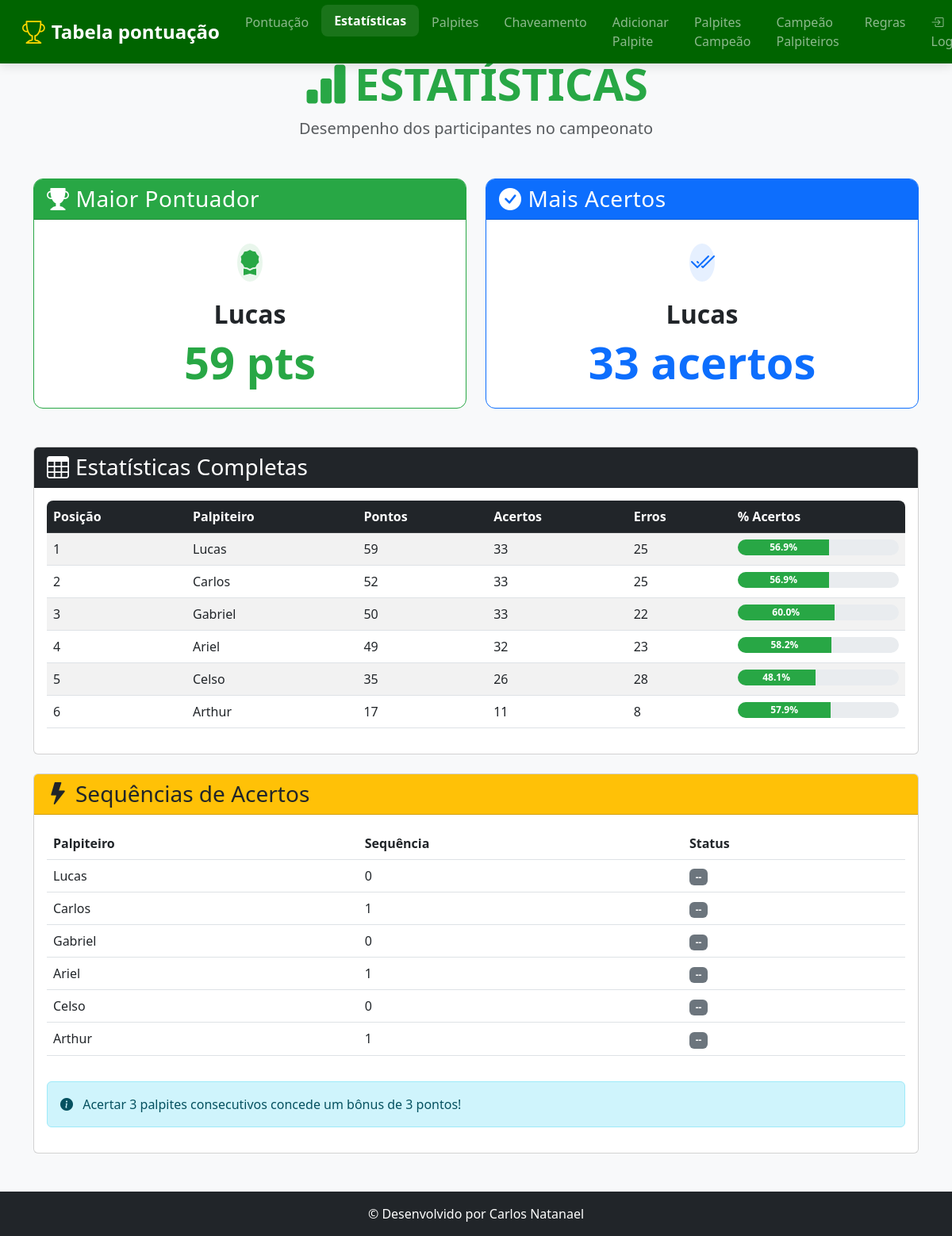
Page /estatisticas on the earlier database version.
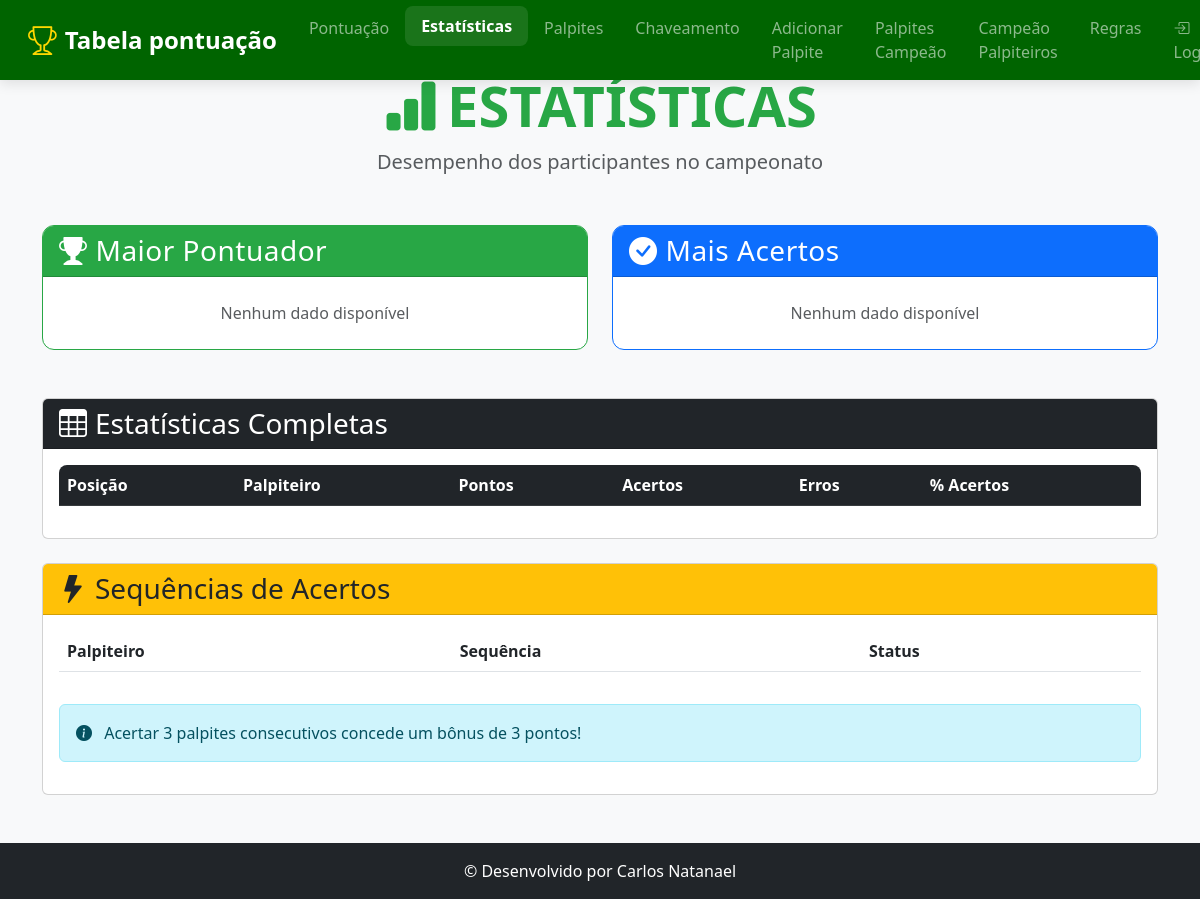
Same page on the later database version.
### tables this page shows
CREATE TABLE pontuacao (
            id INTEGER PRIMARY KEY AUTOINCREMENT, nome TEXT UNIQUE,
            pontos INTEGER DEFAULT 0, acertos INTEGER DEFAULT 0, erros INTEGER DEFAULT 0,
            pontos_bonus INTEGER DEFAULT 0
        );

### app.py (the view)
@app.route('/estatisticas')
def estatisticas():
    conn = get_db()
    estatisticas_completas = conn.execute('''
        SELECT nome, pontos, acertos, erros,
               CASE WHEN (acertos + erros) = 0 THEN 0.0 ELSE ROUND((acertos * 100.0 / (acertos + erros)), 1) END as percentual_acertos
        FROM pontuacao ORDER BY pontos DESC, acertos DESC
    ''').fetchall()
    maior_pontuador = estatisticas_completas[0] if estatisticas_completas else None
    quem_acertou_mais = sorted(estatisticas_completas, key=lambda x: x['acertos'], reverse=True)[0] if estatisticas_completas else None
    rodada_atual_row = conn.execute("SELECT MAX(rodada) as rodada FROM palpites WHERE status != 'Pendente'").fetchone()
    rodada_atual_bonus = rodada_atual_row['rodada'] if rodada_atual_row and rodada_atual_row['rodada'] else 0
    sequencias_info = defaultdict(int)
    if rodada_atual_bonus > 0:
        palpites_rodada_atual = conn.execute("""
            SELECT p.nome, p.status, j.data_hora FROM palpites p
            JOIN jogos j ON p.game_id = j.id
            WHERE p.status != 'Pendente' AND p.rodada = ?
            ORDER BY p.nome, j.data_hora
        """, (rodada_atual_bonus,)).fetchall()
        for jogador in estatisticas_completas:
            nome = jogador['nome']
            palpites_do_jogador_na_rodada = [p for p in palpites_rodada_atual if p['nome'] == nome]
            sequencia_atual = 0
            for palpite in palpites_do_jogador_na_rodada:
                if "Erro" not in palpite['status']:
                    sequencia_atual += 1
                else:
                    sequencia_atual = 0
            sequencias_info[nome] = sequencia_atual
    sequencias_para_template = []
    for jogador in estatisticas_completas:
        nome = jogador['nome']
        max_streak = sequencias_info[nome]
        sequencias_para_template.append({
            'nome': nome,
            'sequencia': max_streak,
            'bonus': '🔥 Bônus Disponível!' if max_streak >= 3 else '--'
        })
    print(f"\n[LOG - estatisticas]: Rodada atual para cálculo de bônus: {rodada_atual_bonus}")
    print(f"[LOG - estatisticas]: Estatísticas carregadas para {len(estatisticas_completas)} jogadores.\n")
    return render_template('estatisticas.html',
                           maior_pontuador=maior_pontuador,
                           quem_acertou_mais=quem_acertou_mais,
                           estatisticas_completas=estatisticas_completas,
                           sequencias=sequencias_para_template,
                           rodada_atual_bonus=rodada_atual_bonus)

### app.py (called while the page is built)
def get_db():
    if 'db' not in g:
        g.db = sqlite3.connect('palpites.db', timeout=10)
        g.db.row_factory = sqlite3.Row
    return g.db

### templates/estatisticas.html (shortened to what this page needs)
<!DOCTYPE html>
<html lang="pt">
<head>
    <link href="https://cdn.jsdelivr.net/npm/bootstrap@5.3.0/dist/css/bootstrap.min.css" rel="stylesheet">
    <link rel="stylesheet" href="https://cdn.jsdelivr.net/npm/bootstrap-icons@1.10.0/font/bootstrap-icons.css">
    <link rel="stylesheet" href="{{ url_for('static', filename='esta.css') }}">
</head>
<body>
    <header>
        <nav class="navbar navbar-expand-lg navbar-dark fixed-top" style="background-color: #006400 !important;">
            <div class="container-fluid">
                <a class="navbar-brand d-flex align-items-center" href="{{ url_for('index') }}">
                    <i class="bi bi-trophy me-2"></i>
                    <span>Tabela pontuação</span>
                </a>
                <div class="collapse navbar-collapse" id="navbarNav">
                    <ul class="navbar-nav mx-auto">
                        <li class="nav-item"><a class="nav-link" href="{{ url_for('index') }}">Pontuação</a></li>
                        <li class="nav-item"><a class="nav-link active" href="{{ url_for('estatisticas') }}">Estatísticas</a></li>
                        <li class="nav-item"><a class="nav-link" href="{{ url_for('exibir_palpites') }}">Palpites</a></li>
                        <li class="nav-item"><a class="nav-link" href="{{ url_for('chaveamento') }}">Chaveamento</a></li>
                        <li class="nav-item"><a class="nav-link" href="{{ url_for('adicionar_palpites') }}">Adicionar Palpite</a></li>
                        <li class="nav-item"><a class="nav-link" href="{{ url_for('ver_palpites_campeao') }}">Palpites Campeão</a></li>
                        <li class="nav-item"><a class="nav-link" href="{{ url_for('campeao_geral') }}">Campeão Palpiteiros</a></li>
                        <li class="nav-item"><a class="nav-link" href="{{ url_for('regra') }}">Regras</a></li>
                    </ul>
                    <ul class="navbar-nav">
                        {% if session.logged_in %}
                        <li class="nav-item dropdown">
                            <a class="nav-link dropdown-toggle" href="#" id="navbarDropdownAdmin" role="button" data-bs-toggle="dropdown" aria-expanded="false">
                                <i class="bi bi-gear-fill me-1"></i>Admin
                            </a>
                            <ul class="dropdown-menu dropdown-menu-end" aria-labelledby="navbarDropdownAdmin">
                                <li><a class="dropdown-item" href="{{ url_for('admin_dashboard') }}">Painel Admin</a></li>
                                <li><hr class="dropdown-divider"></li>
                                <li><a class="dropdown-item" href="{{ url_for('logout') }}">Sair</a></li>
                            </ul>
                        </li>
                        {% else %}
                        <li class="nav-item">
                            <a class="nav-link" href="{{ url_for('login') }}">
                                <i class="bi bi-box-arrow-in-right me-1"></i>Login
                            </a>
                        </li>
                        {% endif %}
                    </ul>
                </div>
            </div>
        </nav>
    </header>
    <main class="container py-5 mt-4">
        <div class="text-center mb-5">
            <h1 class="display-4 fw-bold text-success">
                <i class="bi bi-bar-chart-fill me-2"></i>ESTATÍSTICAS
            </h1>
            <p class="lead text-muted">Desempenho dos participantes no campeonato</p>
        </div>
        <div class="row g-4 mb-5">
            <div class="col-md-6">
                <div class="card stat-card h-100 border-success">
                    <div class="card-header bg-success text-white">
                        <h3 class="card-title mb-0">
                            <i class="bi bi-trophy-fill me-2"></i>Maior Pontuador
                        </h3>
                    </div>
                    <div class="card-body text-center py-4">
                        {% if maior_pontuador %}
                        <div class="avatar-lg mb-3 mx-auto">
                            <div class="avatar-title bg-success bg-opacity-10 text-success rounded-circle fs-2">
                                <i class="bi bi-award-fill"></i>
                            </div>
                        </div>
                        <h2 class="fw-bold">{{ maior_pontuador.nome }}</h2>
                        <div class="display-4 fw-bold text-success">{{ maior_pontuador.pontos }} pts</div>
                        {% else %}
                        <div class="text-muted">Nenhum dado disponível</div>
                        {% endif %}
                    </div>
                </div>
            </div>
            <div class="col-md-6">
                <div class="card stat-card h-100 border-primary">
                    <div class="card-header bg-primary text-white">
                        <h3 class="card-title mb-0">
                            <i class="bi bi-check-circle-fill me-2"></i>Mais Acertos
                        </h3>
                    </div>
                    <div class="card-body text-center py-4">
                        {% if quem_acertou_mais %}
                        <div class="avatar-lg mb-3 mx-auto">
                            <div class="avatar-title bg-primary bg-opacity-10 text-primary rounded-circle fs-2">
                                <i class="bi bi-check2-all"></i>
                            </div>
                        </div>
                        <h2 class="fw-bold">{{ quem_acertou_mais.nome }}</h2>
                        <div class="display-4 fw-bold text-primary">{{ quem_acertou_mais.acertos }} acertos</div>
                        {% else %}
                        <div class="text-muted">Nenhum dado disponível</div>
                        {% endif %}
                    </div>
                </div>
            </div>
        </div>
        <div class="card mb-4">
            <div class="card-header bg-dark text-white">
                <h3 class="card-title mb-0">
                    <i class="bi bi-table me-2"></i>Estatísticas Completas
                </h3>
            </div>
            <div class="card-body">
                <div class="table-responsive">
                    <table class="table table-striped table-hover">
                        <thead class="table-dark">
                            <tr>
                                <th>Posição</th>
                                <th>Palpiteiro</th>
                                <th>Pontos</th>
                                <th>Acertos</th>
                                <th>Erros</th>
                                <th>% Acertos</th>
                            </tr>
                        </thead>
                        <tbody>
                            {% for estatistica in estatisticas_completas %}
                            <tr>
                                <td>{{ loop.index }}</td>
                                <td>{{ estatistica.nome }}</td>
                                <td>{{ estatistica.pontos }}</td>
                                <td>{{ estatistica.acertos }}</td>
                                <td>{{ estatistica.erros }}</td>
                                <td>
                                    <div class="progress" style="height: 20px;">
                                        <div class="progress-bar bg-success" style="width: {{ estatistica.percentual_acertos or 0 }}%">
                                            {{ estatistica.percentual_acertos or 0 }}%
                                        </div>
                                    </div>
                                </td>
                            </tr>
                            {% endfor %}
                        </tbody>
                    </table>
                </div>
            </div>
        </div>
        <div class="card">
            <div class="card-header bg-warning text-dark">
                <h3 class="card-title mb-0">
                    <i class="bi bi-lightning-fill me-2"></i>Sequências de Acertos
                </h3>
            </div>
            <div class="card-body">
                <div class="table-responsive">
                    <table class="table table-hover">
                        <thead>
                            <tr>
                                <th>Palpiteiro</th>
                                <th>Sequência</th>
                                <th>Status</th>
                            </tr>
                        </thead>
                        <tbody>
                            {% for seq in sequencias %}
                            <tr class="{{ 'table-success' if seq.sequencia >= 3 }}">
                                <td>{{ seq.nome }}</td>
                                <td>{{ seq.sequencia }}</td>
                                <td>
                                    {% if seq.sequencia >= 3 %}
                                    <span class="badge bg-warning text-dark pulse">{{ seq.bonus }}</span>
                                    {% else %}
                                    <span class="badge bg-secondary">{{ seq.bonus }}</span>
                                    {% endif %}
                                </td>
                            </tr>
                            {% endfor %}
                        </tbody>
                    </table>
                </div>
                <div class="alert alert-info mt-3">
                    <i class="bi bi-info-circle-fill me-2"></i>
                    Acertar 3 palpites consecutivos concede um bônus de 3 pontos!
                </div>
            </div>
        </div>
    </main>
    <footer class="bg-dark text-white py-3 mt-auto">
        <div class="container text-center">
            <p class="mb-0">© Desenvolvido por Carlos Natanael</p>
        </div>
    </footer>
</body>
</html>

### static/esta.css (style rules this page uses)
:root { --bs-success-rgb: 40, 167, 69; --bs-primary-rgb: 13, 110, 253; --bs-info-rgb: 23, 162, 184; --trophy-gold: #ffd700; }
body { background-color: #f8f9fa; font-family: 'Segoe UI', system-ui, -apple-system, sans-serif; }
.stat-card { transition: transform 0.3s ease, box-shadow 0.3s ease; border-radius: 0.75rem; overflow: hidden; }
.stat-card .card-header { font-weight: 600; letter-spacing: 0.5px; }
.table-responsive { border-radius: 0.5rem; overflow: hidden; }
header { padding: 0; box-shadow: none; border-bottom: none; }
.navbar { background-color: var(--primary-color) !important; box-shadow: 0 4px 12px rgba(0, 0, 0, 0.1); padding: 0.5rem 1rem; }
.navbar-brand { font-weight: 700; font-size: 1.5rem; display: flex; align-items: center; }
.navbar-brand i { font-size: 1.8rem; color: var(--trophy-gold); }
.nav-link { font-weight: 500; padding: 0.5rem 1rem !important; transition: all 0.3s ease; border-radius: 0.5rem; }
.nav-link:hover, .nav-link.active { background-color: rgba(255, 255, 255, 0.1) !important; transform: translateY(-2px); }
.nav-link.active { font-weight: 600; }
main { padding-top: calc(var(--navbar-height) + 20px); flex: 1; }

Differences in the rows shown:
removed pontuacao: nome "Lucas", pontos "59", acertos "33", erros "25", percentual_acertos "56.9", sequencia "0", bonus "--"
removed pontuacao: nome "Carlos", pontos "52", acertos "33", erros "25", percentual_acertos "56.9", sequencia "1", bonus "--"
removed pontuacao: nome "Gabriel", pontos "50", acertos "33", erros "22", percentual_acertos "60.0", sequencia "0", bonus "--"
removed pontuacao: nome "Ariel", pontos "49", acertos "32", erros "23", percentual_acertos "58.2", sequencia "1", bonus "--"
removed pontuacao: nome "Celso", pontos "35", acertos "26", erros "28", percentual_acertos "48.1", sequencia "0", bonus "--"
removed pontuacao: nome "Arthur", pontos "17", acertos "11", erros "8", percentual_acertos "57.9", sequencia "1", bonus "--"
Other differences:
text no longer shown: "pts acertos"
text now shown: "Nenhum dado disponível Nenhum dado disponível"
